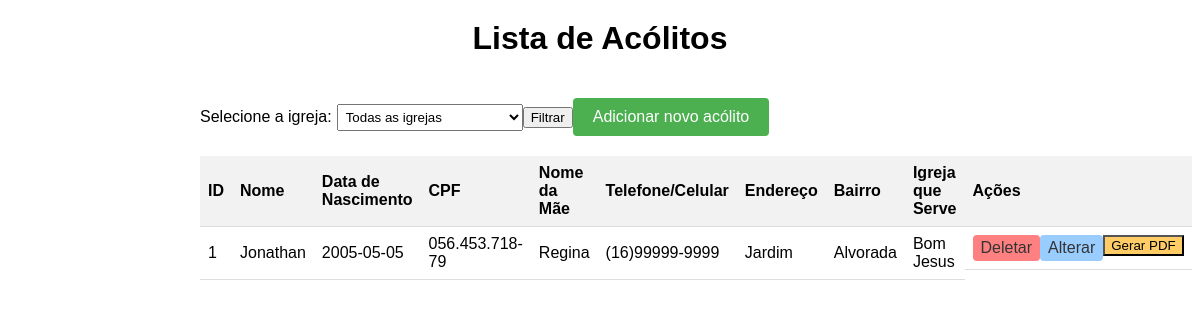
The page / on the database its author committed.
### tables this page shows
CREATE TABLE `acolitos` (
  `id` int(10) NOT NULL,
  `nome_aco` varchar(50) DEFAULT NULL,
  `data_nasc` date DEFAULT NULL,
  `cpf` varchar(50) DEFAULT NULL,
  `nome_mae` varchar(50) DEFAULT NULL,
  `tel_celular` varchar(50) DEFAULT NULL,
  `endereco` varchar(50) DEFAULT NULL,
  `bairro` varchar(50) DEFAULT NULL,
  `igreja_serve` varchar(50) DEFAULT NULL,
  `created` char(50) DEFAULT NULL,
  `modified` char(50) DEFAULT NULL
);

### index.php (the view, shortened to what this page needs)
<?php
require_once 'config.php';
$conn = new mysqli($servername, $username, $password, $dbname);
$sql = "SELECT * FROM acolitos";
$result = $conn->query($sql);
echo "<html>";
echo "<head>";
echo "<link rel='stylesheet' type='text/css' href='style.css'>";
echo "</head>";
echo "<body>";
echo "<div class='container'>";
echo "<h1>Lista de Acólitos</h1>";
echo "<form method='GET' action='index.php'>";
echo "<label for='filtro_igreja'>Selecione a igreja:</label>";
echo "<select id='filtro_igreja' name='filtro_igreja'>";
echo "<option value=''>Todas as igrejas</option>";
echo "</select>";
echo "<input type='submit' value='Filtrar'>";
echo "</form>";
echo "<a href='cadastro_acolito.php' class='add-button'>Adicionar novo acólito</a>";
if ($result->num_rows > 0) {
    echo "<table>";
    echo "<tr><th>ID</th><th>Nome</th><th>Data de Nascimento</th><th>CPF</th><th>Nome da Mãe</th><th>Telefone/Celular</th><th>Endereço</th><th>Bairro</th><th>Igreja que Serve</th><th>Ações</th></tr>";
    while ($row = $result->fetch_assoc()) {
        echo "<tr>";
        echo "<td>" . $row["id"] . "</td>";
        echo "<td>" . $row["nome_aco"] . "</td>";
        echo "<td>" . $row["data_nasc"] . "</td>";
        echo "<td>" . $row["cpf"] . "</td>";
        echo "<td>" . $row["nome_mae"] . "</td>";
        echo "<td>" . $row["tel_celular"] . "</td>";
        echo "<td>" . $row["endereco"] . "</td>";
        echo "<td>" . $row["bairro"] . "</td>";
        echo "<td>" . $row["igreja_serve"] . "</td>";
        echo "<td class='actions'><a href='index.php?delete=" . $row["id"] . "' class='delete'>Deletar</a> <a href='edit.php?id=" . $row["id"] . "' class='edit'>Alterar</a> <form action='gerar_pdf.php' method='post'><input type='hidden' name='id' value='" . $row["id"] . "'><input type='submit' value='Gerar PDF' name='gerar_pdf' class='pdf'></form></td>";
        echo "</tr>";
    }
    echo "</table>";
} else {
    echo "Nenhum acólito cadastrado.";
}
echo "</div>";
echo "</body>";
echo "</html>";
?>

### style.css (style rules this page uses)
body { font-family: Arial, sans-serif; margin: 20px; }
.container { max-width: 800px; margin: 0 auto; padding: 0 20px; }
h1 { text-align: center; }
table { width: 100%; border-collapse: collapse; margin-top: 20px; }
th, td { padding: 8px; text-align: left; border-bottom: 1px solid #ddd; }
th { background-color: #f2f2f2; font-weight: bold; }
.actions { display: flex; justify-content: space-between; }
.actions a { text-decoration: none; color: #333; padding: 4px 8px; border-radius: 4px; }
.delete { background-color: #ff8080; }
.edit { background-color: #99ccff; }
.add-button { display: inline-block; background-color: #4CAF50; color: white; padding: 10px 20px; text-decoration: none; border-radius: 4px; margin-top: 20px; }
.pdf { background-color: #ffcc66; }
form { display: inline; margin: 0; }
label { margin-right: 5px; }
select { padding: 4px; }

### rows shown on the page
acolitos: id "1", nome_aco "Jonathan", data_nasc "2005-05-05", cpf "056.453.718-79", nome_mae "Regina", tel_celular "(16)99999-9999", endereco "Jardim", bairro "Alvorada", igreja_serve "Bom Jesus"
